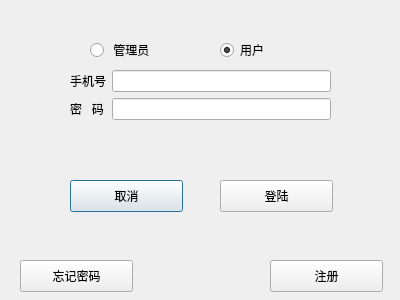
<?xml version="1.0" encoding="UTF-8"?>
<ui version="4.0">
 <class>Dialog</class>
 <widget class="QDialog" name="Dialog">
  <property name="geometry">
   <rect>
    <x>0</x>
    <y>0</y>
    <width>400</width>
    <height>300</height>
   </rect>
  </property>
  <property name="windowTitle">
   <string>登陆</string>
  </property>
  <widget class="QPushButton" name="login_close">
   <property name="geometry">
    <rect>
     <x>70</x>
     <y>180</y>
     <width>113</width>
     <height>32</height>
    </rect>
   </property>
   <property name="text">
    <string>取消</string>
   </property>
  </widget>
  <widget class="QPushButton" name="login_registered">
   <property name="geometry">
    <rect>
     <x>270</x>
     <y>260</y>
     <width>113</width>
     <height>32</height>
    </rect>
   </property>
   <property name="text">
    <string>注册</string>
   </property>
   <property name="autoDefault">
    <bool>false</bool>
   </property>
  </widget>
  <widget class="QPushButton" name="login_login_button">
   <property name="geometry">
    <rect>
     <x>220</x>
     <y>180</y>
     <width>113</width>
     <height>32</height>
    </rect>
   </property>
   <property name="text">
    <string>登陆</string>
   </property>
   <property name="autoDefault">
    <bool>false</bool>
   </property>
  </widget>
  <widget class="QWidget" name="formLayoutWidget">
   <property name="geometry">
    <rect>
     <x>70</x>
     <y>70</y>
     <width>261</width>
     <height>61</height>
    </rect>
   </property>
   <layout class="QFormLayout" name="formLayout">
    <item row="0" column="0">
     <widget class="QLabel" name="label">
      <property name="text">
       <string>手机号</string>
      </property>
     </widget>
    </item>
    <item row="0" column="1">
     <widget class="QLineEdit" name="user_phone">
      <property name="alignment">
       <set>Qt::AlignLeading|Qt::AlignLeft|Qt::AlignVCenter</set>
      </property>
     </widget>
    </item>
    <item row="1" column="0">
     <widget class="QLabel" name="label_2">
      <property name="text">
       <string>密   码</string>
      </property>
     </widget>
    </item>
    <item row="1" column="1">
     <widget class="QLineEdit" name="user_password">
      <property name="alignment">
       <set>Qt::AlignLeading|Qt::AlignLeft|Qt::AlignVCenter</set>
      </property>
     </widget>
    </item>
   </layout>
  </widget>
  <widget class="QPushButton" name="login_forget_password">
   <property name="geometry">
    <rect>
     <x>20</x>
     <y>260</y>
     <width>113</width>
     <height>32</height>
    </rect>
   </property>
   <property name="text">
    <string>忘记密码</string>
   </property>
   <property name="autoDefault">
    <bool>false</bool>
   </property>
  </widget>
  <widget class="QRadioButton" name="login_admin">
   <property name="geometry">
    <rect>
     <x>90</x>
     <y>40</y>
     <width>100</width>
     <height>20</height>
    </rect>
   </property>
   <property name="text">
    <string> 管理员</string>
   </property>
  </widget>
  <widget class="QRadioButton" name="login_user">
   <property name="geometry">
    <rect>
     <x>220</x>
     <y>40</y>
     <width>100</width>
     <height>20</height>
    </rect>
   </property>
   <property name="text">
    <string>用户</string>
   </property>
   <property name="checked">
    <bool>true</bool>
   </property>
  </widget>
 </widget>
 <resources/>
 <connections/>
</ui>
